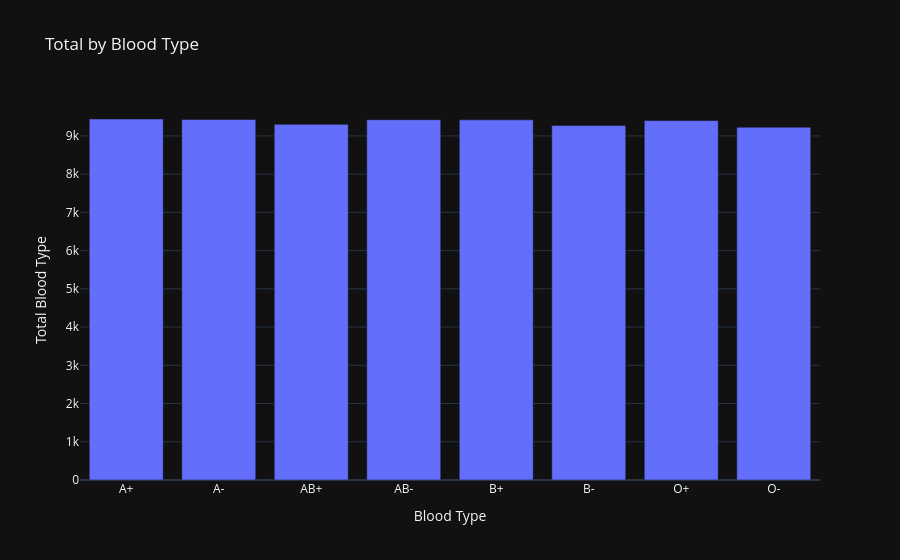

The notebook cell this image was saved under:
### Code cell
data = hlth_df.groupby('Blood Type')['Blood Type'].size().rename('Total Blood Type').reset_index()

fig = px.bar(data, x='Blood Type', y='Total Blood Type', title="Total by Blood Type")

fig.show()

### Figure 1 — Plotly figure (JSON) as saved in the notebook; plotly's stock layout.template omitted (floating-point values rounded to 4 significant figures)
{"data": [{"hovertemplate": "Blood Type=%{x}<br>Total Blood Type=%{y}<extra></extra>", "legendgroup": "", "marker": {"color": "#636efa", "pattern": {"shape": ""}}, "name": "", "orientation": "v", "showlegend": false, "textposition": "auto", "x": ["A+", "A-", "AB+", "AB-", "B+", "B-", "O+", "O-"], "xaxis": "x", "y": [9443, 9428, 9303, 9425, 9421, 9275, 9402, 9228], "yaxis": "y", "type": "bar"}], "layout": {"xaxis": {"anchor": "y", "domain": [0.0, 1.0], "title": {"text": "Blood Type"}}, "yaxis": {"anchor": "x", "domain": [0.0, 1.0], "title": {"text": "Total Blood Type"}}, "legend": {"tracegroupgap": 0}, "title": {"text": "Total by Blood Type"}, "barmode": "relative"}}
